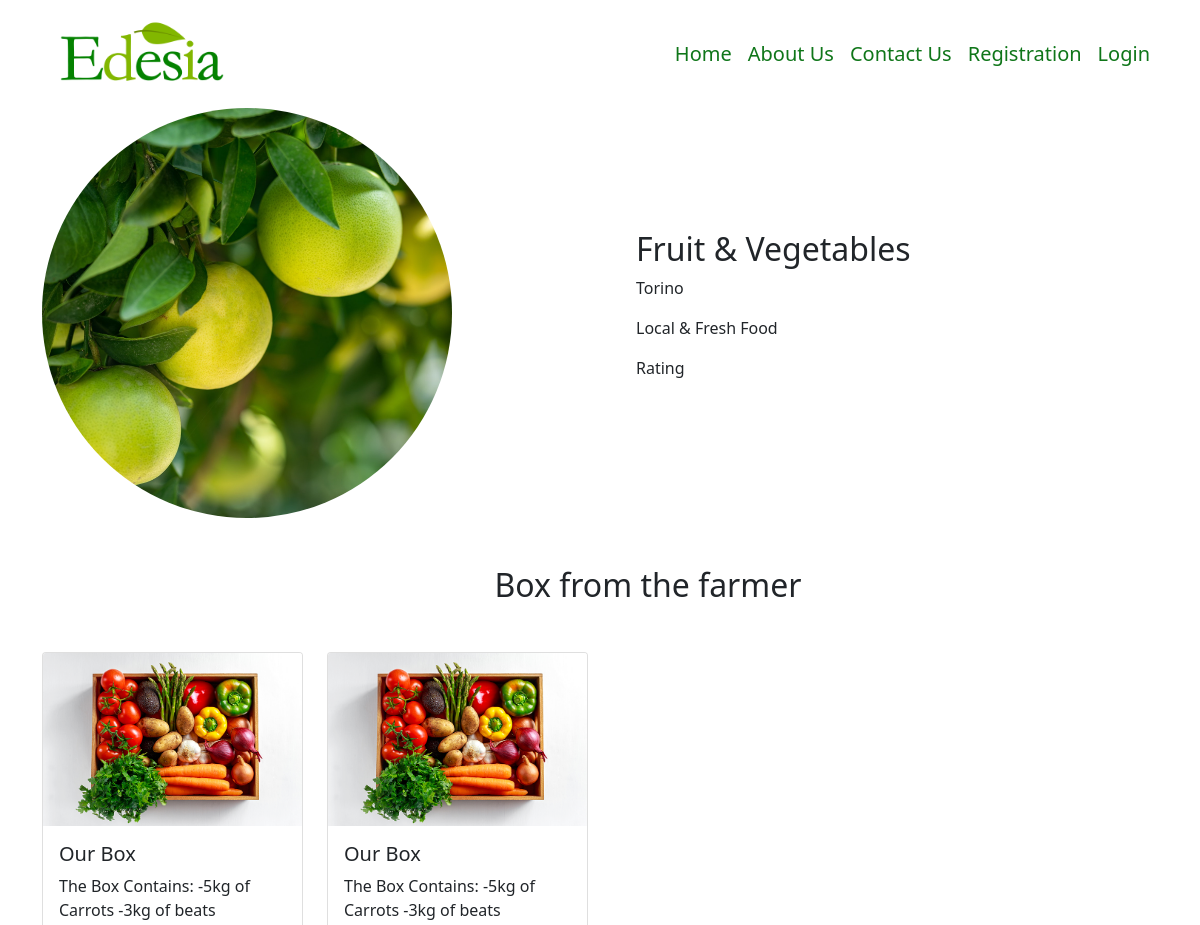
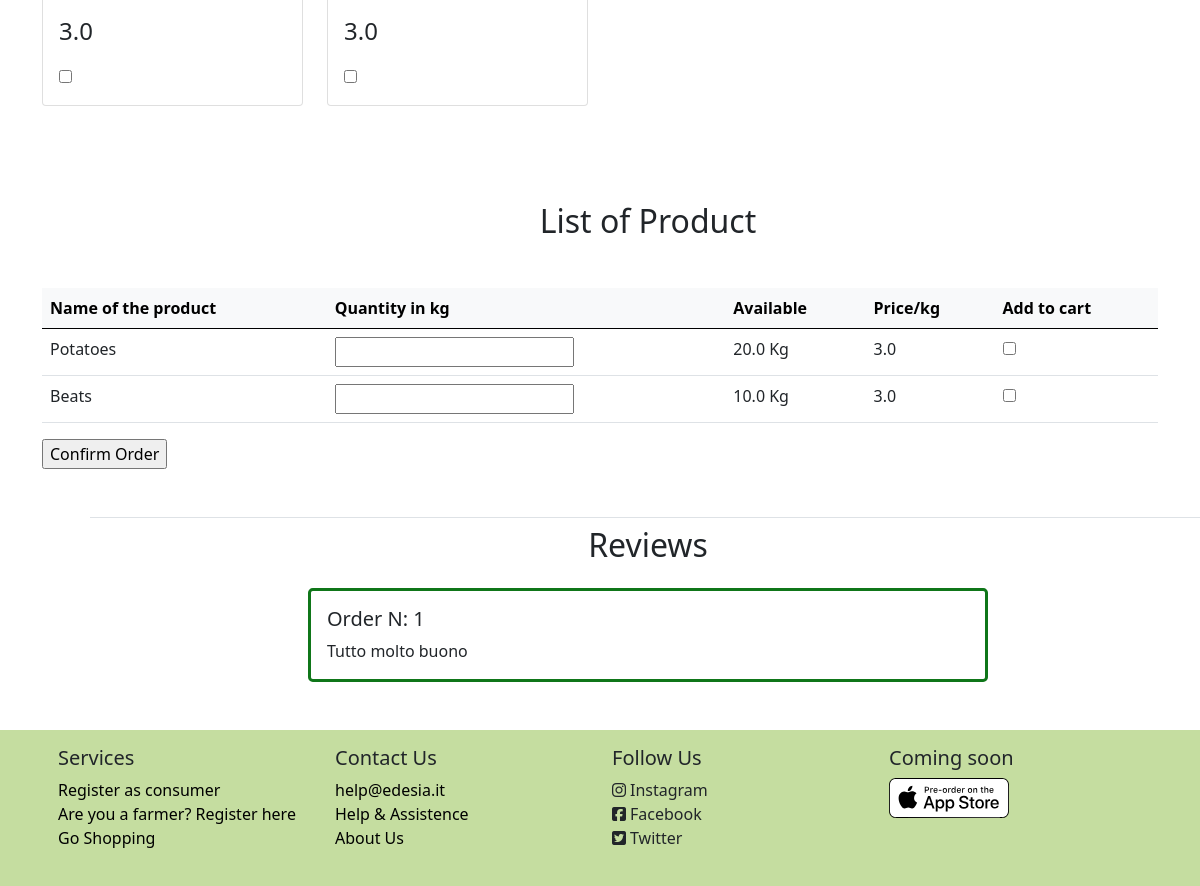
Page /farmer_store/2 on the committed database (2 pictures, top to bottom).
### model.py (models this page shows, shortened)
class Supplier (db.Model):
    id = db.Column(db.Integer, db.ForeignKey('user.id'), primary_key=True)
    supplier_name = db.Column(db.String(50), nullable=False)
    supplier_address = db.Column(db.String(50), nullable=False)
    supplier_city = db.Column(db.String(50))
    supplier_phone = db.Column(db.String(12), nullable=False)
    piva = db.Column(db.String(25), nullable=False)
    description = db.Column(db.String(500), nullable=True)
    __mapper_args__ = {
        'polymorphic_identity': 'supplier',
    }

class Product (db.Model):
    id = db.Column(db.Integer, primary_key=True)
    box = db.Column(db.Boolean)
    supplier_id = db.Column(db.Integer, db.ForeignKey('supplier.id'))
    name = db.Column(db.String, nullable=False)
    price = db.Column(db.Float, nullable=False)
    quantity = db.Column(db.Float, nullable=False)
    description = db.Column(db.Text)

class Review (db.Model):
    id = db.Column(db.Integer, primary_key=True)
    order_id = db.Column(db.Integer, db.ForeignKey('order.id'))
    consumer_id = db.Column(db.Integer, db.ForeignKey('consumer.id'))
    supplier_id = db.Column(db.Integer, db.ForeignKey('supplier.id'))
    text = db.Column(db.Text, nullable=False)

### app.py (the view)
@app.route('/farmer_store/<int:id>', methods=['GET', 'POST'])
def farmer_store(id):
    supplier = Supplier.query.filter_by(id=id).first()
    products = Product.query.filter(Product.supplier_id==id, Product.box==False, Product.quantity>0.0).all()
    boxes = Product.query.filter(Product.supplier_id==id, Product.box==True, Product.quantity>0.0).all()
    min_entries = len(products)+len(boxes)
    class LocalForm(OrderForm):pass
    LocalForm.order = FieldList(FormField(OrderEntryForm), min_entries=min_entries)
    form=LocalForm()
    reviews = Review.query.filter_by(supplier_id=id).all()
    return render_template("Pages/farmer_store.html", supplier=supplier, products=products, boxes=boxes, form=form, reviews=reviews)

### app.py
    class LocalForm(OrderForm):pass

### form.py
class OrderEntryForm(FlaskForm):
    name = StringField()
    quantity = FloatField('Quantity')
    price = FloatField()
    to_order = BooleanField('Add Product')
    box=BooleanField()

### templates/Pages/farmer_store.html (shortened to what this page needs)
{% extends 'Components/base.html' %}
{% block body %}
    <div class="container-lg">
        <div class="row row-cols-lg-2">
            <div class="col-lg">
                <img src="/static/images/fahd-khan-mrFdBdTlElk-unsplash.jpg" class="img-fluid rounded-circle w-75">
            </div>
            <div class="col-lg m-auto">
                <div class="container-fluid">
                    <h2>{{ supplier.supplier_name }}</h2>
                    <p>{{ supplier.supplier_address }}</p>
                    <p style="text-align: justify">{{ supplier.description }}</p>
                    <p>Rating</p>
                </div>
            </div>
        </div>
    </div>
    <div class="container-lg">
        <div class="container-fluid m-5">
            <h2 class="text-center">Box from the farmer</h2>
        </div>
        <form action="{{ url_for('order_func', id = supplier.id) }}" method="post">
            <div class="row row-cols-md-4">
                {% for i in range(boxes|length) %}
                    <div class="col-md">
                        <div class="card mb-5">
                            <img src="/static/images/box.png" class="card-img-top">
                            <div class="card-body">
                                <h5 class="card-title">{{ boxes[i].name }}</h5>
                                <p class="card-text">{{ boxes[i].description }}</p>
                                <p class="card-text fs-4">{{ boxes[i].price }}</p>
                                 <td>{{ form.order[i].box }}</td>
                            </div>
                        </div>
                    </div>
                {% endfor %}
            </div>
            <div class="container-fluid m-5">
                <h2 class="text-center">List of Product</h2>
            </div>
            <div class="table-responsive-lg">
                <table class="table table-hover">
                    <thead class="table-light">
                    <tr>
                        <th scope="col">Name of the product</th>
                        <th scope="col">Quantity in kg</th>
                        <th scope="col">Available</th>
                        <th scope="col">Price/kg</th>
                        <th scope="col">Add to cart</th>
                    </tr>
                    </thead>
                    <tbody>
                    {% for i in range(products|length) %}
                        <tr>
                            <td scope="row">{{ products[i].name }}</td>
                            <td>{{ form.order[i].quantity }}</td>
                            <td>{{ products[i].quantity }} Kg</td>
                            <td>{{ products[i].price }}</td>
                            <td>{{ form.order[i].to_order }}</td>
                        </tr>
                    {% endfor %}
                    </tbody>
                </table>
            </div>
            {{ form.submit }}
        </form>
        {% if reviews %}
            <div class="container-fluid m-5 border-top">
                    <h2 class="text-center mt-2">Reviews</h2>
                    <div class="col-lg-8 m-auto">
                        {% for review in reviews %}
                             <div class="card m-4 rounded-3 border-3" id="cardResult">
                                <div class="row">
                                    <div class="col-lg">
                                        <div class="card-body">
                                            <h5 class="card-title">
                                                Order N: {{ review.order_id }}
                                            </h5>
                                            <p class="card-text">{{ review.text}}</p>
                                        </div>
                                    </div>
                                </div>
                            </div>
                        {% endfor %}
                    </div>
                </div>
        {% endif %}
    </div>
{% endblock %}

### templates/Components/base.html (shortened to what this page needs)
<!DOCTYPE html>
<html lang="en">
<head>
    {% block head %}
        <link href="/static/personal.css" rel="stylesheet">
        <link href="/static/bootstrap/css/bootstrap.css" rel="stylesheet">
    {% endblock %}
</head>
<body>
{% block navbar %}
    <nav class="navbar navbar-expand-lg">
        <div class="container-lg">
            <a class="navbar-brand" href="{{ url_for('homepage') }}">
                <img src="/static/images/logo_no_slogan.png" class="img-fluid ratio-21x9" width="200">
            </a>
            <div class="navbar-nav fs-5" id="navbarItem">
                <a class="nav-link"  href="{{ url_for('homepage') }}">Home</a>
                <a class="nav-link" href="{{ url_for('about_us') }}">About Us</a>
                <a class="nav-link" href="{{ url_for('contact_us') }}">Contact Us</a>
                {% if current_user.is_authenticated %}
                    {% if session['roleid'] == 1 %}
                         <a class="nav-link" href="{{ url_for('supplier', id=session['id'], page='orders') }}">Profile</a>
                    {% elif  session['roleid'] == 2 %}
                        <a class="nav-link" href="{{ url_for('consumer', id=session['id']) }}">Profile</a>
                    {% endif %}
                    <a class="nav-link" href="{{ url_for('logout') }}">Logout</a>
                {% else %}
                    <a class="nav-link" href="{{ url_for('registration', type_user='general') }}">Registration</a>
                    <a class="nav-link" href="{{ url_for('login') }}">Login</a>
                {% endif %}
            </div>
        </div>
    </nav>
{% endblock %}
{% block body %}
{% endblock %}
{% block footer %}
    <div class="container-fluid mt-5" style="background-color: #C5DDA0">
        <div class="container-lg" id="footer">
            <div class="row row-cols-md-4 p-3">
                <div class="col-md pb-1 m-auto navbar-light">
                    <h5>Services</h5>
                    <ul class="list-unstyled">
                        <li><a>Register as consumer</a></li>
                        <li><a >Are you a farmer? Register here</a></li>
                        <li><a href="#search">Go Shopping</a></li>
                    </ul>
                </div>
                 <div class="col-md pb-1 m-auto">
                    <h5>Contact Us</h5>
                    <ul class="list-unstyled">
                        <li><a href="mailto:help@edesia.it">help@edesia.it</a></li>
                        <li><a >Help & Assistence</a></li>
                        <li><a href="{{ url_for('about_us') }}">About Us</a></li>
                    </ul>
                </div>
                 <div class="col-md pb-1 m-auto">
                     <h5>Follow Us</h5>
                     <ul class="list-unstyled">
                         <li><i class="fab fa-instagram pe-1"></i>Instagram</li>
                         <li><i class="fab fa-facebook-square pe-1"></i>Facebook</li>
                         <li><i class="fab fa-twitter-square pe-1"></i>Twitter</li>
                     </ul>
                </div>
                 <div class="col-md pb-1">
                     <h5>Coming soon</h5>
                     <img src="/static/images/homepage/coming_soon_apple.svg" class="img-fluid">
                </div>
            </div>
        </div>
    </div>
{% endblock %}
</body>
</html>

### static/personal.css (style rules this page uses)
.nav-link { color: #0F7619; }
#footer a { text-decoration: none; color: black; }
#searchBar input, #cardResult, #cardProfileConsumer { border-color: #0F7619;; }

### rows in the picture
Supplier: supplier_name "Fruit & Vegetables", supplier_address "Torino", description "Local & Fresh Food"
Product: name "Our Box", description "The Box Contains: -5kg of Carrots -3kg of beats", price "3.0"
Product: name "Our Box", description "The Box Contains: -5kg of Carrots -3kg of beats", price "3.0"
Product: name "Potatoes", quantity "20.0", price "3.0"
Product: name "Beats", quantity "10.0", price "3.0"
Review: order_id "1", text "Tutto molto buono"
